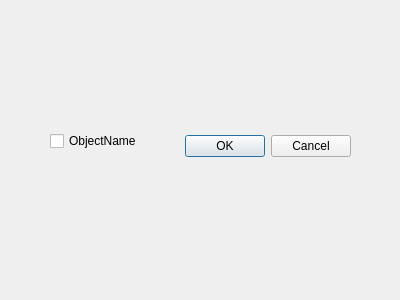
<?xml version="1.0" encoding="UTF-8"?>
<ui version="4.0">
 <class>Dialog</class>
 <widget class="QDialog" name="Dialog">
  <property name="geometry">
   <rect>
    <x>0</x>
    <y>0</y>
    <width>400</width>
    <height>300</height>
   </rect>
  </property>
  <property name="windowTitle">
   <string>Dialog</string>
  </property>
  <widget class="QDialogButtonBox" name="buttonBox">
   <property name="geometry">
    <rect>
     <x>10</x>
     <y>130</y>
     <width>341</width>
     <height>32</height>
    </rect>
   </property>
   <property name="orientation">
    <enum>Qt::Orientation::Horizontal</enum>
   </property>
   <property name="standardButtons">
    <set>QDialogButtonBox::StandardButton::Cancel|QDialogButtonBox::StandardButton::Ok</set>
   </property>
  </widget>
  <widget class="QCheckBox" name="objectName">
   <property name="geometry">
    <rect>
     <x>50</x>
     <y>130</y>
     <width>101</width>
     <height>22</height>
    </rect>
   </property>
   <property name="text">
    <string>ObjectName</string>
   </property>
  </widget>
 </widget>
 <resources/>
 <connections>
  <connection>
   <sender>buttonBox</sender>
   <signal>accepted()</signal>
   <receiver>Dialog</receiver>
   <slot>accept()</slot>
   <hints>
    <hint type="sourcelabel">
     <x>248</x>
     <y>254</y>
    </hint>
    <hint type="destinationlabel">
     <x>157</x>
     <y>274</y>
    </hint>
   </hints>
  </connection>
  <connection>
   <sender>buttonBox</sender>
   <signal>rejected()</signal>
   <receiver>Dialog</receiver>
   <slot>reject()</slot>
   <hints>
    <hint type="sourcelabel">
     <x>316</x>
     <y>260</y>
    </hint>
    <hint type="destinationlabel">
     <x>286</x>
     <y>274</y>
    </hint>
   </hints>
  </connection>
 </connections>
</ui>
